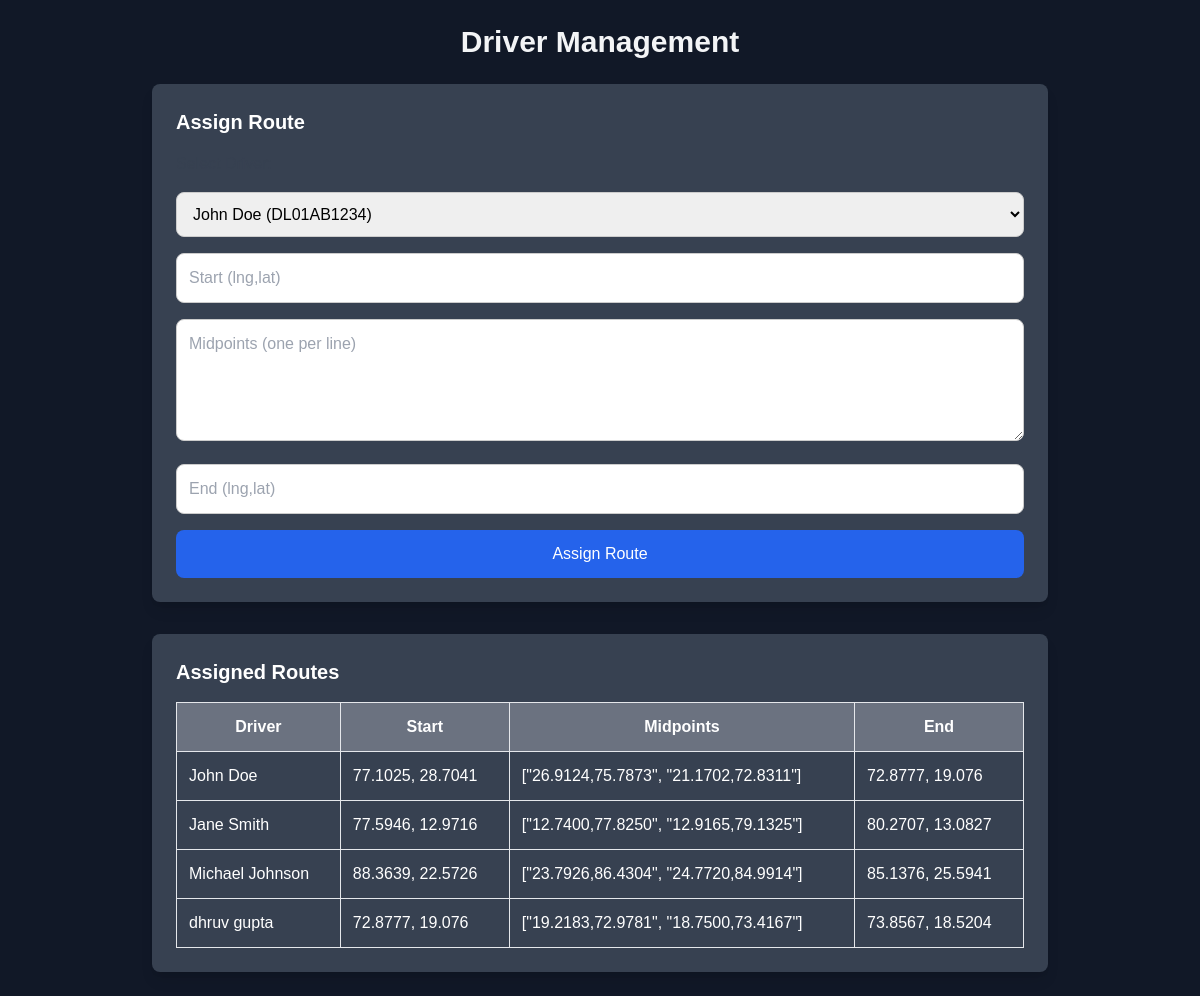
Page /map/admin/index.php (signed in) on the committed database.
### tables this page shows
CREATE TABLE routes (
    id INT AUTO_INCREMENT PRIMARY KEY,
    driver_id INT NOT NULL,
    start_lat FLOAT NOT NULL,
    start_lng FLOAT NOT NULL,
    end_lat FLOAT NOT NULL,
    end_lng FLOAT NOT NULL,
    midpoints TEXT NOT NULL,   
    created_at TIMESTAMP DEFAULT CURRENT_TIMESTAMP,
    FOREIGN KEY (driver_id) REFERENCES drivers(id) ON DELETE CASCADE
);

CREATE TABLE drivers (
    id INT AUTO_INCREMENT PRIMARY KEY,
    name VARCHAR(100) NOT NULL,
    phone VARCHAR(20) NOT NULL,
    vehicle_number VARCHAR(50) NOT NULL,
    created_at TIMESTAMP DEFAULT CURRENT_TIMESTAMP
);

### map/admin/index.php (the view, shortened to what this page needs)
<?php
require_once "../config/db.php";
$stmt = $pdo->query("SELECT * FROM drivers");
$drivers = $stmt->fetchAll(PDO::FETCH_ASSOC);
?>
<!DOCTYPE html>
<html lang="en">
<head>
    <link rel="stylesheet" href="../assets/css/style.css">
    <script src="https://cdn.tailwindcss.com"></script>
</head>
<body class="bg-gray-900 p-6">
    <div class="max-w-4xl mx-auto">
        <h2 class="text-3xl font-bold text-center mb-6 text-gray-100">Driver Management</h2>
        <div class="bg-gray-700 p-6 rounded-lg shadow-lg">
            <h3 class="text-xl font-semibold mb-4 text-white">Assign Route</h3>
            <form action="../api/get_route.php" method="POST" class="space-y-4">
                <label for="driver" class="block font-medium text-gray-700">Select Driver:</label>
                <select name="driver_id" required class="w-full p-3 border rounded-lg focus:ring focus:ring-blue-300">
                    <?php foreach ($drivers as $driver) { ?>
                        <option value="<?= $driver['id'] ?>">
                            <?= $driver['name'] ?> (<?= $driver['vehicle_number'] ?>)
                        </option>
                    <?php } ?>
                </select>
                <input type="text" name="start_location" placeholder="Start (lng,lat)" required
                    class="w-full p-3 border rounded-lg focus:ring focus:ring-blue-300" />
                <textarea name="midpoints" placeholder="Midpoints (one per line)" rows="4"
                    class="w-full p-3 border rounded-lg focus:ring focus:ring-blue-300"></textarea>
                <input type="text" name="end_location" placeholder="End (lng,lat)" required
                    class="w-full p-3 border rounded-lg focus:ring focus:ring-blue-300" />
                <button type="submit" class="w-full bg-blue-600 text-white py-3 rounded-lg hover:bg-blue-700 transition">Assign Route</button>
            </form>
        </div>
        <div class="mt-8 bg-gray-700 p-6 rounded-lg shadow-lg">
            <h3 class="text-xl font-semibold mb-4 text-white">Assigned Routes</h3>
            <div class="overflow-x-auto">
                <table class="w-full border-collapse border rounded-lg">
                    <thead>
                        <tr class="bg-gray-500 text-white">
                            <th class="p-3 border">Driver</th>
                            <th class="p-3 border">Start</th>
                            <th class="p-3 border">Midpoints</th>
                            <th class="p-3 border">End</th>
                        </tr>
                    </thead>
                    <tbody class="divide-y text-white">
                        <?php
                        $stmt = $pdo->query("SELECT r.*, d.name FROM routes r JOIN drivers d ON r.driver_id = d.id");
                        $routes = $stmt->fetchAll(PDO::FETCH_ASSOC);
                        foreach ($routes as $route) {
                            echo "<tr class='hover:bg-gray-300'>
                                    <td class='p-3 border'>{$route['name']}</td>
                                    <td class='p-3 border'>{$route['start_lng']}, {$route['start_lat']}</td>
                                    <td class='p-3 border'>{$route['midpoints']}</td>
                                    <td class='p-3 border'>{$route['end_lng']}, {$route['end_lat']}</td>
                                  </tr>";
                        }
                        ?>
                    </tbody>
                </table>
            </div>
        </div>
    </div>
</body>
</html>

### map/assets/css/style.css (style rules this page uses)
body { font-family: Arial, sans-serif; margin: 0; padding: 0; background-color: #f5f5f5; }
h2, h3 { color: #333; }
input, textarea, select, button { width: 100%; margin: 8px 0; padding: 10px; border: 1px solid #ccc; border-radius: 5px; }
button { background-color: #007bff; color: white; font-size: 16px; border: none; cursor: pointer; }

### rows in the picture
routes: driver.name "John Doe", start_lng "77.1025", start_lat "28.7041", midpoints "[\"26.9124,75.7873\", \"21.1702,72.8311\"]", end_lng "72.8777", end_lat "19.076"
routes: driver.name "Jane Smith", start_lng "77.5946", start_lat "12.9716", midpoints "[\"12.7400,77.8250\", \"12.9165,79.1325\"]", end_lng "80.2707", end_lat "13.0827"
routes: driver.name "Michael Johnson", start_lng "88.3639", start_lat "22.5726", midpoints "[\"23.7926,86.4304\", \"24.7720,84.9914\"]", end_lng "85.1376", end_lat "25.5941"
routes: driver.name "dhruv gupta", start_lng "72.8777", start_lat "19.076", midpoints "[\"19.2183,72.9781\", \"18.7500,73.4167\"]", end_lng "73.8567", end_lat "18.5204"

### other values in the picture
form field driver_id "John Doe (DL01AB1234)"
